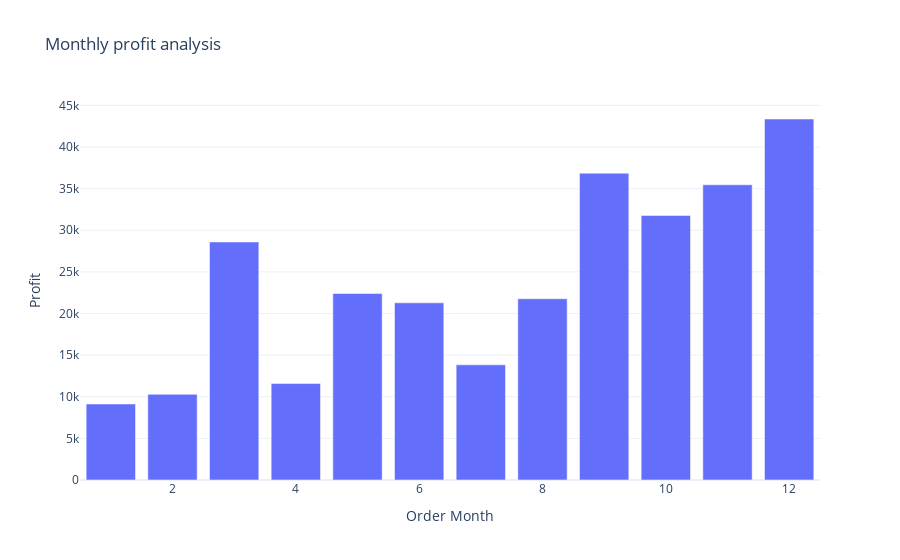

The code cell stored with this chart in its notebook:
### Code cell
fig=px.bar(profit_month, x='Order Month', y ='Profit', title = 'Monthly profit analysis')

fig.show()

### Figure 1 — Plotly figure (JSON) as saved in the notebook; plotly's stock layout.template omitted (floating-point values rounded to 4 significant figures)
{"data": [{"alignmentgroup": "True", "hovertemplate": "Order Month=%{x}<br>Profit=%{y}<extra></extra>", "legendgroup": "", "marker": {"color": "#636efa", "pattern": {"shape": ""}}, "name": "", "offsetgroup": "", "orientation": "v", "showlegend": false, "textposition": "auto", "type": "bar", "x": [1, 2, 3, 4, 5, 6, 7, 8, 9, 10, 11, 12], "xaxis": "x", "y": [9134.0, 10290.0, 28590.0, 11590.0, 22410.0, 21290.0, 13830.0, 21780.0, 36860.0, 31780.0, 35470.0, 43370.0], "yaxis": "y"}], "layout": {"autosize": true, "barmode": "relative", "legend": {"tracegroupgap": 0}, "title": {"text": "Monthly profit analysis"}, "xaxis": {"anchor": "y", "autorange": true, "domain": [0, 1], "range": [0.5, 12.5], "title": {"text": "Order Month"}, "type": "linear"}, "yaxis": {"anchor": "x", "autorange": true, "domain": [0, 1], "range": [0, 45650.0], "title": {"text": "Profit"}, "type": "linear"}}}
